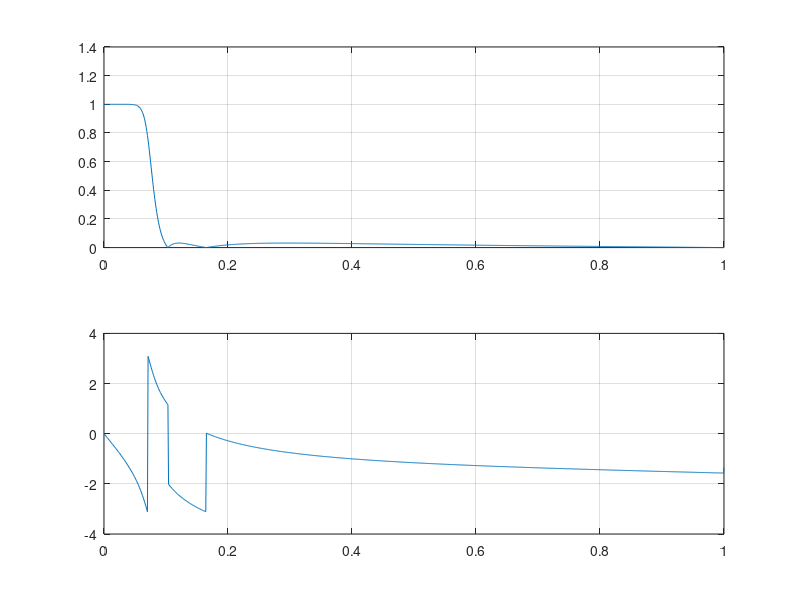
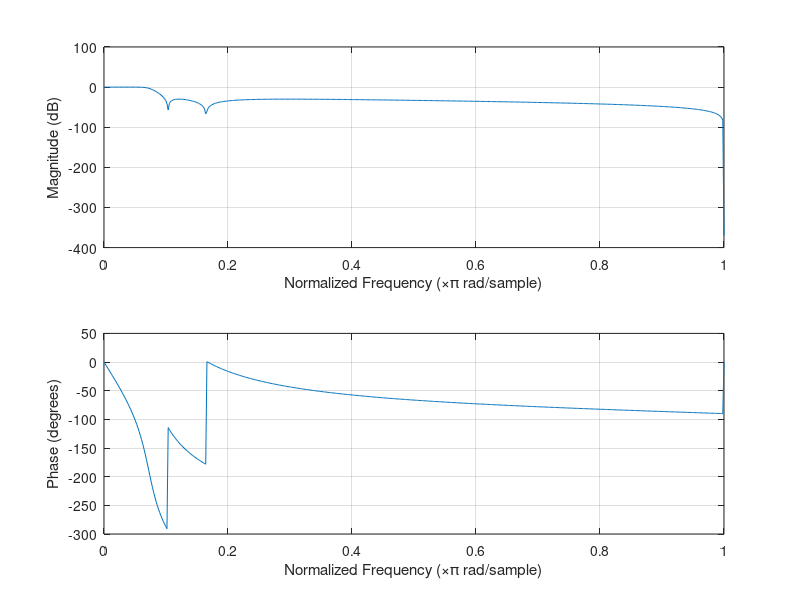

MATLAB code for these plots, in order:
clear all
close all
clc
%especificaciones de filtro digital 
wp=0.25*pi;%frecuencia de banda de paso digital en rad
ws=0.4*pi;%frecuencia de banda de rechazo digital en rad
Ap=1;%riple de pasabanda en dB
As=30;%atenuacion en dB
%especificaciones de prototipo analogico
T=2;Fs=1/T;%poner T=1
OmegaP=(2/T)*tan(wp/2);%frecuencia de pasabanda del prototipo
OmegaS=(2/T)*tan(ws/2);%frecuencia de rechazabanda del prototipo
%hallamos parametros del filtro
[N,OmegaC]=cheb2ord(OmegaP,OmegaS,Ap,As,'s');
[C,D]=cheby2(N,As,OmegaC,'s');
[b,a]=bilinear(C,D,Fs);
%reresentacion espectral
w=linspace(0,pi,1000);
H=freqz(b,a,w);
subplot(211);plot(w/pi,abs(H));grid on;
subplot(212);plot(w/pi,angle(H));grid on;
figure
freqz(b,a)